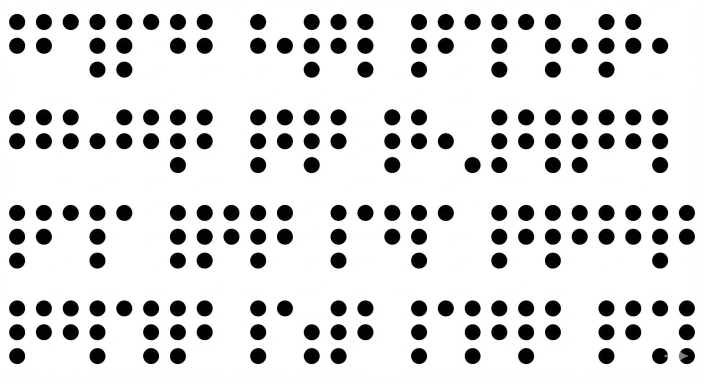
#> input picture pycahce/temp_uploads/Gemini_Generated_Image_yd63d3yd63d3yd63.png, 1408 x 768 px (shown at 1/2 size)
$ python -i 07012026.py   (imports and definitions only)
#> lines starting #> are read from the running program, lines starting #| are printed output that depends on the picture; after the words box and inside, x2 and y2 are one past the last pixel; in counts of white or black regions, pixels touching at a corner belong together
import cv2
import numpy as np
import streamlit as st
from PIL import Image
from collections import defaultdict
import io

# ============================================================================
# STANDARD BRAILLE ALPHABET MAPPING (Grade 1)
# ============================================================================

# Position notation:
#   1  4
#   2  5
#   3  6

BRAILLE_TO_LETTER = {
    (1,): 'A',
    (1, 2): 'B',
    (1, 4): 'C',
    (1, 4, 5): 'D',
    (1, 5): 'E',
    (1, 2, 4): 'F',
    (1, 2, 4, 5): 'G',
    (1, 2, 5): 'H',
    (2, 4): 'I',
    (2, 4, 5): 'J',
    (1, 3): 'K',
    (1, 2, 3): 'L',
    (1, 3, 4): 'M',
    (1, 3, 4, 5): 'N',
    (1, 3, 5): 'O',
    (1, 2, 3, 4): 'P',
    (1, 2, 3, 4, 5): 'Q',
    (1, 2, 3, 5): 'R',
    (2, 3, 4): 'S',
    (2, 3, 4, 5): 'T',
    (1, 3, 6): 'U',
    (1, 2, 3, 6): 'V',
    (2, 4, 5, 6): 'W',
    (1, 3, 4, 6): 'X',
    (1, 3, 4, 5, 6): 'Y',
    (1, 3, 5, 6): 'Z',
    (): ' ',  # Empty cell
}


# ============================================================================
# SIMPLIFIED PREPROCESSING MODULE
# ============================================================================

def preprocess_image_simple(image):
    """
    Simplified preprocessing for clean digital images.

    Pipeline:
    1. Convert to grayscale
    2. Apply Otsu's global thresholding
    3. Invert binary image (dots become white on black)
    4. Apply minimal morphological operations

    Args:
        image: Input BGR image

    Returns:
        Binary image with white dots on black background
    """
    # Step 1: Convert to grayscale
    gray = cv2.cvtColor(image, cv2.COLOR_BGR2GRAY)

    # Step 2: Apply Otsu's automatic thresholding
    # Otsu's method automatically calculates optimal threshold
    _, binary = cv2.threshold(
        gray,
        0,  # Threshold value (ignored with OTSU flag)
        255,
        cv2.THRESH_BINARY + cv2.THRESH_OTSU
    )

    # Step 3: Invert so dots are white (255) on black (0)
    # Standard braille images have black dots on white background
    inverted = cv2.bitwise_not(binary)

    # Step 4: Minimal morphological cleanup
    # Remove small noise using opening operation
    kernel = cv2.getStructuringElement(cv2.MORPH_ELLIPSE, (3, 3))
    cleaned = cv2.morphologyEx(inverted, cv2.MORPH_OPEN, kernel, iterations=1)

    return cleaned


# ============================================================================
# DOT DETECTION MODULE
# ============================================================================

class BrailleDot:
    """Represents a detected braille dot with geometric properties."""

    def __init__(self, contour):
        """
        Initialize dot from contour.

        Args:
            contour: OpenCV contour
        """
        self.contour = contour

        # Calculate centroid using moments
        M = cv2.moments(contour)
        if M["m00"] != 0:
            self.cx = int(M["m10"] / M["m00"])
            self.cy = int(M["m01"] / M["m00"])
        else:
            # Fallback to bounding box center
            x, y, w, h = cv2.boundingRect(contour)
            self.cx = x + w // 2
            self.cy = y + h // 2

        # Calculate bounding box
        self.x, self.y, self.w, self.h = cv2.boundingRect(contour)

        # Calculate area
        self.area = cv2.contourArea(contour)

    def __repr__(self):
        return f"Dot(cx={self.cx}, cy={self.cy}, area={self.area:.0f})"


def detect_dots(binary_image):
    """
    Detect all braille dots using contour detection.

    Algorithm:
    1. Find contours in binary image
    2. Filter by area (remove noise and large objects)
    3. Filter by circularity (dots should be roughly circular)
    4. Create BrailleDot objects

    Args:
        binary_image: Binary image with white dots on black background

    Returns:
        List of BrailleDot objects
    """
    # Find all contours
    contours, _ = cv2.findContours(
        binary_image,
        cv2.RETR_EXTERNAL,  # Only external contours
        cv2.CHAIN_APPROX_SIMPLE
    )

    dots = []

    # Calculate dynamic area thresholds based on image size
    image_area = binary_image.shape[0] * binary_image.shape[1]
    min_area = max(10, int(image_area * 0.00001))  # 0.001% of image
    max_area = max(5000, int(image_area * 0.01))  # 1% of image

    for contour in contours:
        area = cv2.contourArea(contour)

        # Filter by area
        if area < min_area or area > max_area:
            continue

        # Filter by circularity (optional, helps with noisy images)
        perimeter = cv2.arcLength(contour, True)
        if perimeter == 0:
            continue

        circularity = (4 * np.pi * area) / (perimeter ** 2)

        # Accept dots with reasonable circularity
        # Relaxed threshold for imperfect circles
        if circularity > 0.3:
            dots.append(BrailleDot(contour))

    return dots


# ============================================================================
# SPATIAL SORTING MODULE
# ============================================================================

def sort_dots_spatially(dots, row_tolerance=20):
    """
    Sort dots top-to-bottom, left-to-right for reading order.

    Algorithm:
    1. Group dots into rows (within row_tolerance pixels vertically)
    2. Sort rows by average y-coordinate
    3. Within each row, sort left-to-right by x-coordinate

    Args:
        dots: List of BrailleDot objects
        row_tolerance: Vertical distance to consider dots in same row

    Returns:
        Sorted list of dots in reading order
    """
    if len(dots) == 0:
        return []

    # Sort by y-coordinate first
    dots_by_y = sorted(dots, key=lambda d: d.cy)

    # Group into rows
    rows = []
    current_row = [dots_by_y[0]]

    for dot in dots_by_y[1:]:
        if abs(dot.cy - current_row[-1].cy) <= row_tolerance:
            current_row.append(dot)
        else:
            rows.append(current_row)
            current_row = [dot]

    rows.append(current_row)

    # Sort each row left-to-right
    sorted_dots = []
    for row in rows:
        row_sorted = sorted(row, key=lambda d: d.cx)
        sorted_dots.extend(row_sorted)

    return sorted_dots


# ============================================================================
# GAP-BASED LETTER CLUSTERING MODULE
# ============================================================================

def cluster_dots_into_letters(sorted_dots, gap_multiplier=2.0):
    """
    Group dots into letter clusters using horizontal gap detection.

    Algorithm:
    1. Calculate horizontal distances between consecutive dots
    2. Find median gap (typical within-letter spacing)
    3. Significant gaps (> gap_multiplier × median) indicate letter boundaries
    4. Group dots between significant gaps into letter clusters

    Args:
        sorted_dots: Spatially sorted list of dots
        gap_multiplier: Multiplier for median gap to detect letter boundaries

    Returns:
        List of letter clusters (each cluster is a list of dots)
    """
    if len(sorted_dots) == 0:
        return []

    if len(sorted_dots) == 1:
        return [[sorted_dots[0]]]

    # Calculate horizontal gaps between consecutive dots
    gaps = []
    for i in range(1, len(sorted_dots)):
        gap = sorted_dots[i].cx - sorted_dots[i - 1].cx
        if gap > 0:  # Only consider forward gaps
            gaps.append(gap)

    if len(gaps) == 0:
        return [[sorted_dots[0]]]

    # Calculate median gap (typical within-letter spacing)
    median_gap = np.median(gaps)

    # Determine threshold for significant gaps
    gap_threshold = median_gap * gap_multiplier

    # Cluster dots based on gaps
    clusters = []
    current_cluster = [sorted_dots[0]]

    for i in range(1, len(sorted_dots)):
        gap = sorted_dots[i].cx - sorted_dots[i - 1].cx

        if gap > gap_threshold:
            # Significant gap detected - start new letter
            clusters.append(current_cluster)
            current_cluster = [sorted_dots[i]]
        else:
            # Same letter - add to current cluster
            current_cluster.append(sorted_dots[i])

    # Add final cluster
    clusters.append(current_cluster)

    return clusters


# ============================================================================
# FIXED 2×3 GRID MAPPING MODULE
# ============================================================================

class BrailleLetter:
    """Represents a decoded braille letter with its properties."""

    def __init__(self, dots, positions, character):
        """
        Initialize braille letter.

        Args:
            dots: List of BrailleDot objects in this letter
            positions: Tuple of active positions (1-6)
            character: Decoded character
        """
        self.dots = dots
        self.positions = positions
        self.character = character

        # Calculate bounding box for entire letter
        if len(dots) > 0:
            self.bbox_x = min(d.x for d in dots)
            self.bbox_y = min(d.y for d in dots)
            self.bbox_x2 = max(d.x + d.w for d in dots)
            self.bbox_y2 = max(d.y + d.h for d in dots)
            self.bbox_w = self.bbox_x2 - self.bbox_x
            self.bbox_h = self.bbox_y2 - self.bbox_y
        else:
            self.bbox_x = self.bbox_y = self.bbox_w = self.bbox_h = 0
            self.bbox_x2 = self.bbox_y2 = 0

    def __repr__(self):
        return f"Letter('{self.character}', positions={self.positions})"


def map_cluster_to_grid(cluster):
    """
    Map a cluster of dots to 2×3 braille grid positions.

    Grid Layout:
        1  4   (Left column: 1,2,3 | Right column: 4,5,6)
        2  5
        3  6

    Algorithm:
    1. Calculate cluster bounding box
    2. Divide horizontally at midpoint (left vs right column)
    3. Divide vertically into thirds (top, middle, bottom rows)
    4. Assign each dot to position 1-6 based on centroid location

    Args:
        cluster: List of BrailleDot objects representing one letter

    Returns:
        BrailleLetter object with decoded character
    """
    if len(cluster) == 0:
        return BrailleLetter([], (), ' ')

    # Calculate cluster bounding box using centroids
    xs = [d.cx for d in cluster]
    ys = [d.cy for d in cluster]

    min_x = min(xs)
    max_x = max(xs)
    min_y = min(ys)
    max_y = max(ys)

    width = max_x - min_x
    height = max_y - min_y

    # Define grid boundaries
    mid_x = min_x + width / 2  # Column separator

    # Row separators (divide into thirds)
    row_1_max = min_y + height / 3
    row_2_max = min_y + 2 * height / 3

    # Map each dot to grid position
    positions_set = set()

    for dot in cluster:
        # Determine column (0 = left, 1 = right)
        col = 0 if dot.cx < mid_x else 1

        # Determine row (0 = top, 1 = middle, 2 = bottom)
        if dot.cy < row_1_max:
            row = 0
        elif dot.cy < row_2_max:
            row = 1
        else:
            row = 2

        # Map to braille position (1-6)
        if col == 0:  # Left column
            position = row + 1  # 1, 2, 3
        else:  # Right column
            position = row + 4  # 4, 5, 6

        positions_set.add(position)

    # Convert to sorted tuple
    positions = tuple(sorted(positions_set))

    # Look up character in braille alphabet
    character = BRAILLE_TO_LETTER.get(positions, '?')

    return BrailleLetter(cluster, positions, character)


# ============================================================================
# VISUALIZATION MODULE
# ============================================================================

def draw_letter_boxes(image, letters):
    """
    Draw bounding boxes around entire letters (not individual dots).

    Visualization:
    - Green rectangles around each letter
    - Character label above box
    - Position pattern below box
    - Red dots at centroids (for debugging)

    Args:
        image: Original image
        letters: List of BrailleLetter objects

    Returns:
        Annotated image
    """
    annotated = image.copy()

    for letter in letters:
        if letter.bbox_w == 0 or letter.bbox_h == 0:
            continue

        # Expand bounding box with padding
        padding = 5
        x1 = max(0, letter.bbox_x - padding)
        y1 = max(0, letter.bbox_y - padding)
        x2 = min(image.shape[1], letter.bbox_x2 + padding)
        y2 = min(image.shape[0], letter.bbox_y2 + padding)

        # Draw green rectangle around entire letter
        cv2.rectangle(annotated, (x1, y1), (x2, y2), (0, 255, 0), 3)

        # Draw character label above box
        label = letter.character
        font = cv2.FONT_HERSHEY_SIMPLEX
        font_scale = 1.0
        font_thickness = 2

        # Get text size for background
        (text_w, text_h), baseline = cv2.getTextSize(
            label, font, font_scale, font_thickness
        )

        # Draw background for text
        cv2.rectangle(
            annotated,
            (x1, y1 - text_h - 10),
            (x1 + text_w + 10, y1),
            (0, 255, 0),
            -1
        )

        # Draw text
        cv2.putText(
            annotated,
            label,
            (x1 + 5, y1 - 5),
            font,
            font_scale,
            (0, 0, 0),
            font_thickness
        )

        # Draw position pattern below box
        pattern_text = str(letter.positions)
        cv2.putText(
            annotated,
            pattern_text,
            (x1, y2 + 20),
            cv2.FONT_HERSHEY_SIMPLEX,
            0.5,
            (0, 255, 0),
            1
        )

        # Draw red dots at centroids (for debugging)
        for dot in letter.dots:
            cv2.circle(annotated, (dot.cx, dot.cy), 3, (0, 0, 255), -1)

    return annotated


# ============================================================================
# MAIN PROCESSING PIPELINE
# ============================================================================

def process_braille_image(image):
    """
    Complete simplified braille recognition pipeline.

    Pipeline:
    1. Preprocess: Otsu thresholding + inversion
    2. Detect dots: Contour detection
    3. Sort spatially: Top-to-bottom, left-to-right
    4. Cluster: Gap-based letter grouping
    5. Decode: Fixed 2×3 grid mapping per letter
    6. Visualize: Letter-level bounding boxes

    Args:
        image: Input BGR image

    Returns:
        dict with keys:
            - 'text': Decoded text string
            - 'letters': List of BrailleLetter objects
            - 'dots': List of all BrailleDot objects
            - 'annotated': Annotated image
            - 'binary': Binary preprocessed image
    """
    # Step 1: Preprocess
    binary = preprocess_image_simple(image)

    # Step 2: Detect dots
    dots = detect_dots(binary)

    if len(dots) == 0:
        return {
            'text': '',
            'letters': [],
            'dots': [],
            'annotated': image.copy(),
            'binary': binary
        }

    # Step 3: Sort spatially
    sorted_dots = sort_dots_spatially(dots)

    # Step 4: Cluster into letters
    clusters = cluster_dots_into_letters(sorted_dots)

    # Step 5: Decode each letter
    letters = [map_cluster_to_grid(cluster) for cluster in clusters]

    # Step 6: Generate text output
    text = ''.join(letter.character for letter in letters)

    # Step 7: Visualize
    annotated = draw_letter_boxes(image, letters)

    return {
        'text': text,
        'letters': letters,
        'dots': dots,
        'annotated': annotated,
        'binary': binary
    }


# ============================================================================
# STREAMLIT WEB APPLICATION
# ============================================================================

# [319 lines left out: function main, not called in this run]


# ============================================================================
# APPLICATION ENTRY POINT
# ============================================================================

# [2 lines not run here, left out]

>>> import cv2
>>> picture = cv2.imread('temp_uploads/Gemini_Generated_Image_yd63d3yd63d3yd63.png')
#> picture is the input picture: shape (768, 1408, 3); mean B, G, R 216.2, 216.3, 216.3
>>> result = process_braille_image(picture)
#> in preprocess_image_simple, `_, binary = cv2.threshold( gray, 0,`: binary: shape (768, 1408); 84.9% white; 204 black regions, largest, box (x1, y1, x2, y2) and area: (125, 28, 158, 60) 815, (1251, 28, 1283, 60) 815, (340, 28, 372, 60) 813
#> in preprocess_image_simple, `inverted = cv2.bitwise_not(binary)`:
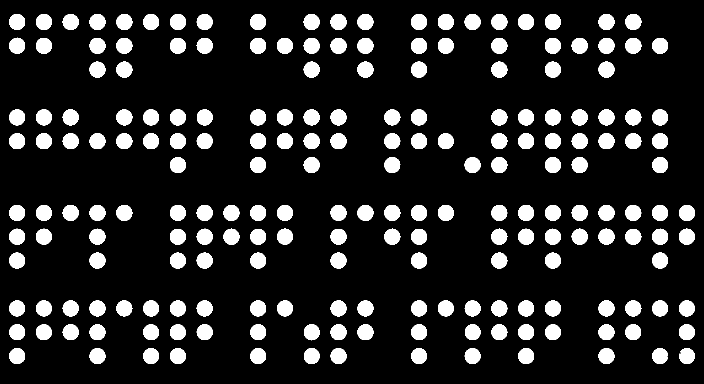
#> inverted: shape (768, 1408) (shown at 1/2 size); 15.1% white; 204 white regions, largest, box (x1, y1, x2, y2) and area: (125, 28, 158, 60) 815, (1251, 28, 1283, 60) 815, (340, 28, 372, 60) 813
#> in preprocess_image_simple, `cleaned = cv2.morphologyEx(inverted, cv2.MORPH_OPEN, kernel, iteration..`: cleaned: shape (768, 1408); 15.1% white; 204 white regions
#> in detect_dots, `contours, _ = cv2.findContours( binary_image, cv2.RETR_EXTERNAL,`: contours = 204 contours; largest, box (x1, y1, x2, y2) and area: (1251, 28, 1283, 60) 769, (125, 28, 158, 60) 769, (1036, 28, 1068, 60) 768, (661, 28, 693, 60) 768, (340, 28, 372, 60) 768
#> the loop in detect_dots, `for contour in contours:` made 204 passes
#> (area, perimeter, circularity) on passes 1 to 3: (725.5, 106.8, 0.799), (744, 103.7, 0.869), (755, 102.9, 0.896)
#> the loop in sort_dots_spatially, `for row in rows:` made 12 passes
#> the loop in draw_letter_boxes, `for letter in letters:` made 20 passes
#> after the loop in draw_letter_boxes, `for letter in letters:`:
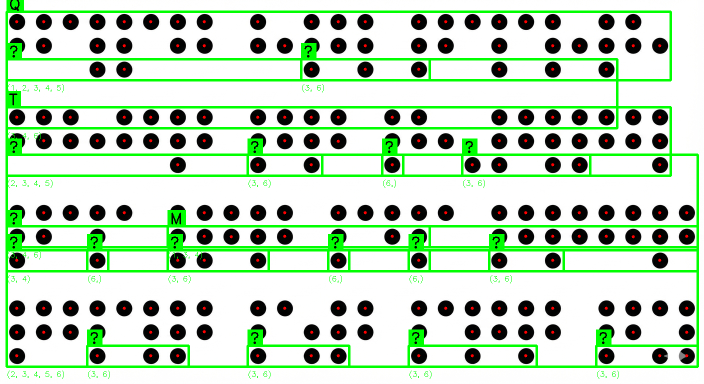
#> annotated: shape (768, 1408, 3) (shown at 1/2 size); 11.22% of pixels changed, all inside (x1, y1, x2, y2) = (11, 0, 1398, 758)
